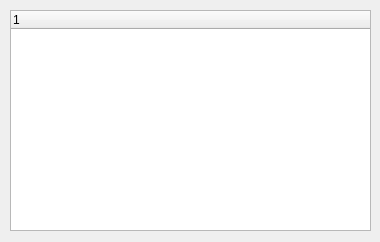
<?xml version="1.0" encoding="UTF-8"?>
<ui version="4.0">
 <class>Widget</class>
 <widget class="QWidget" name="Widget">
  <property name="geometry">
   <rect>
    <x>0</x>
    <y>0</y>
    <width>380</width>
    <height>242</height>
   </rect>
  </property>
  <property name="windowTitle">
   <string>TreeWidget测试控件</string>
  </property>
  <widget class="QTreeWidget" name="treeWidget">
   <property name="geometry">
    <rect>
     <x>10</x>
     <y>10</y>
     <width>361</width>
     <height>221</height>
    </rect>
   </property>
   <column>
    <property name="text">
     <string notr="true">1</string>
    </property>
   </column>
  </widget>
 </widget>
 <resources/>
 <connections/>
</ui>
